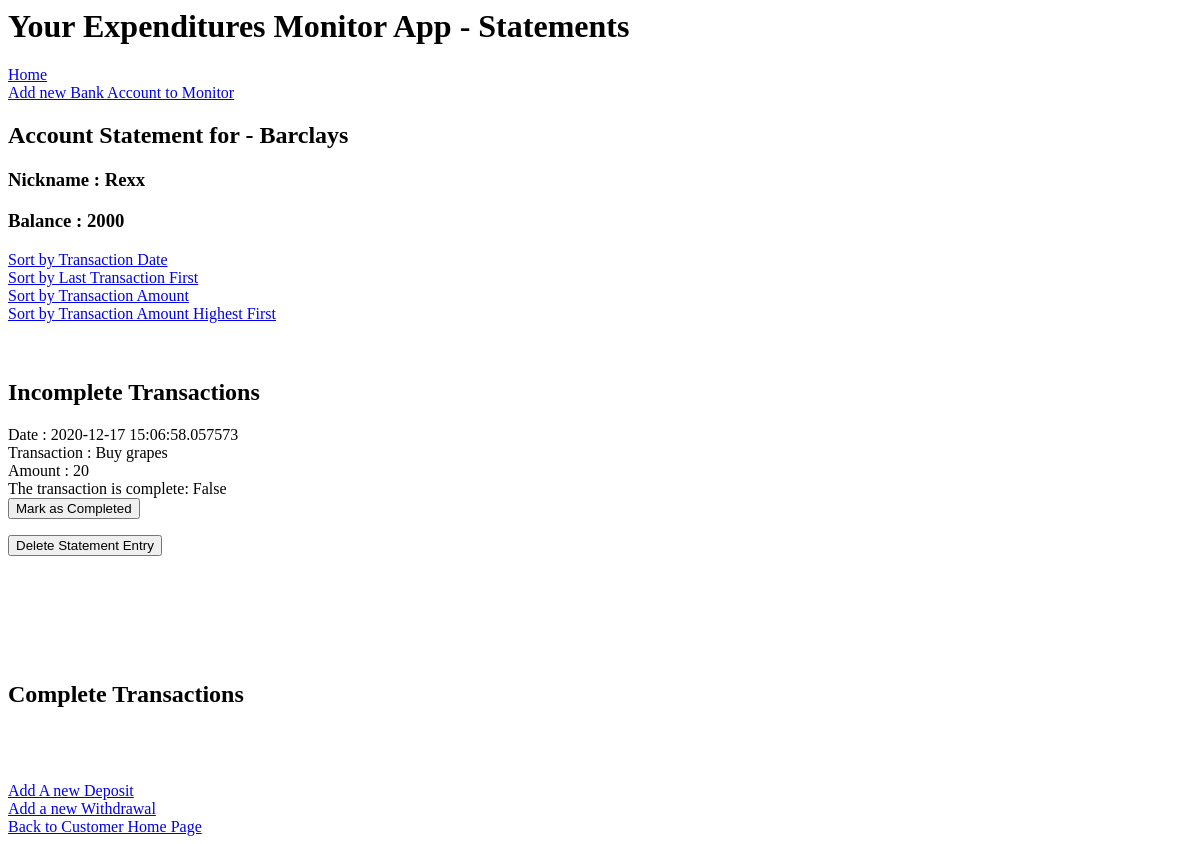
The app's page /statements/1, older data.
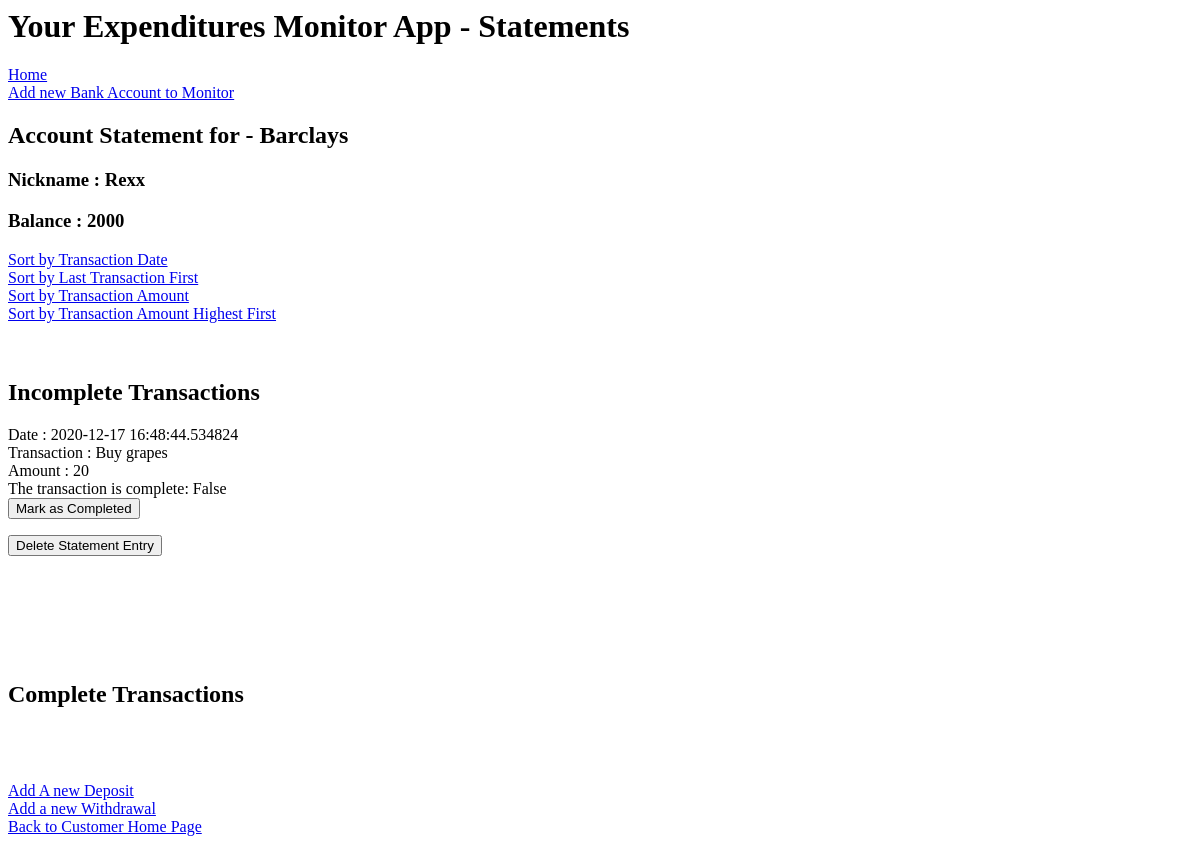
The same page, newer data.
### application/models.py (models this page shows)
class Accounts(db.Model):
    id = db.Column(db.Integer, primary_key=True)
    balance = db.Column(db.Integer)
    account_name = db.Column(db.String(30), nullable=False)
    cust_name = db.Column(db.String(30), nullable=False)
    transactions = db.relationship('Transaction', backref='accounts' , lazy='dynamic')

class Transaction(db.Model):
    id = db.Column(db.Integer, primary_key=True)
    transaction = db.Column(db.String(50), nullable=False)
    transaction_amount = db.Column(db.Integer)
    transaction_completed = db.Column(db.Boolean, nullable=False, default=False)
    transaction_date= db.Column(db.DateTime, nullable=False, default=datetime.utcnow)
    accounts_id = db.Column(db.Integer, db.ForeignKey('accounts.id'), nullable=False)

### application/routes.py (the view)
@app.route('/statements/<int:id>', methods=['GET'])
def statements(id):
    account = Accounts.query.filter_by(id=id).first()
    statements = account.transactions.all()
    return render_template("statements.html", title="Statements", statements=statements, account=account)

### application/templates/statements.html (shortened to what this page needs)
{% extends "layout.html" %}
{% block body %}
<h2>Account Statement for - {{ account.account_name}}</h2>
<h3>Nickname : {{account.cust_name}}</h3>
<h3>Balance : {{account.balance}}</h3>
<a href="{{ url_for('sortStatements', id=account.id) }}">Sort by Transaction Date</a>
        <br>
<a href="{{ url_for('sortStatementsDesc', id=account.id) }}">Sort by Last Transaction First</a>
        <br>
<a href="{{ url_for('sortStatementsAmount', id=account.id) }}">Sort by Transaction Amount</a>
        <br>
<a href="{{ url_for('sortStatementsAmountDesc', id=account.id) }}">Sort by Transaction Amount Highest First</a>
        <br>
        <br>
<br>
     <h2>Incomplete Transactions</h2>
        {% for statement in statements %}
            {% if statement.transaction_completed == False %}
                Date : {{ statement.transaction_date }}
                <br>
                Transaction : {{ statement.transaction }}
                <br>
                Amount : {{ statement.transaction_amount }}
                <br>
                The transaction is complete: {{ statement.transaction_completed }}
                    <br>
                    <form action="{{ url_for('complete', id=account.id, st_id=statement.id) }}">
                        <input type=submit value="Mark as Completed">
                    </form>
            <form action="{{ url_for('deleteTransaction', account_id=account.id, id=statement.id) }}">
                <input type=submit value="Delete Statement Entry">
            </form>
            <br><br>
            {% endif %}
            {% endfor %}
<br><br><br>
     <h2>Complete Transactions</h2>
<br><br><br>
        <a href="{{ url_for('deposit', account_id=account.id) }}">Add A new Deposit </a>
        <br>
        <a href="{{ url_for('withdraw', account_id=account.id) }}">Add a new Withdrawal </a>
        <br>
    <a href="{{ url_for('customer_home') }}">Back to Customer Home Page</a>
{% endblock body %}

### application/templates/layout.html (shortened to what this page needs)
<html>
    <head>
    </head>
    <body>
        <h1> Your Expenditures Monitor App - {{ title }}</h1>
        <a href="{{ url_for('home') }}">Home</a>
        <br>
        <a href="{{ url_for('addAccount') }}">Add new Bank Account to Monitor</a>
        {% block body %}
        {% endblock body %}
    </body>
</html>

Row changes from the older to the newer data that the page shows:
changed Transaction "Buy grapes": transaction_date "2020-12-17 15:06:58.057573" → "2020-12-17 16:48:44.534824"
